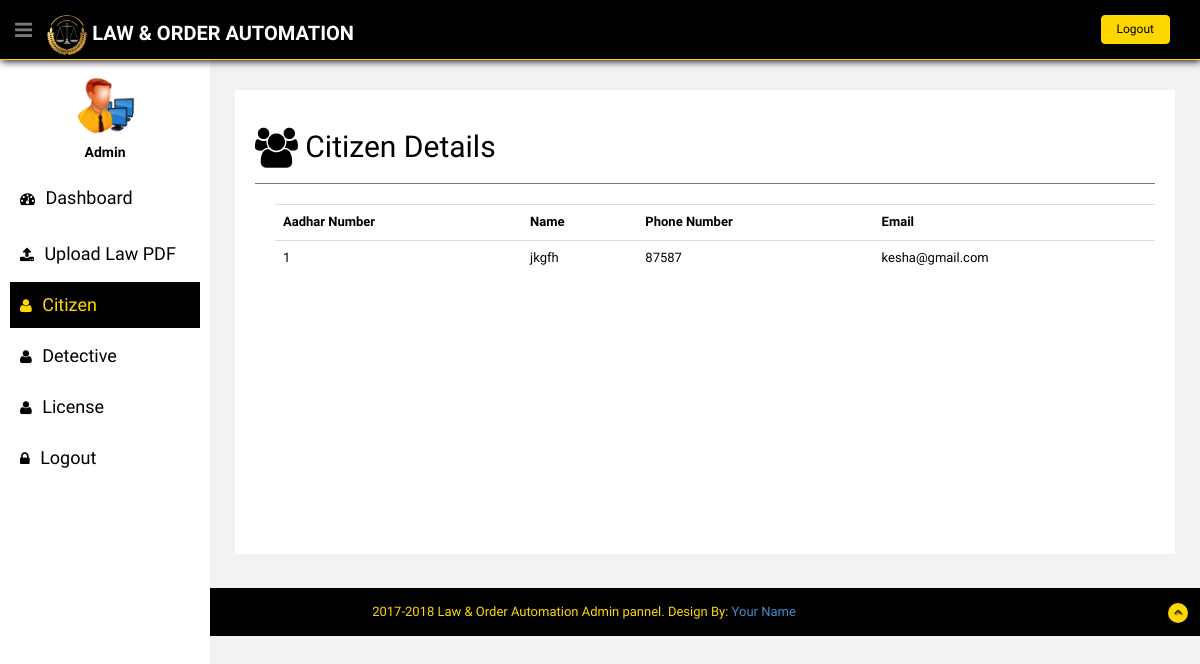
Screenshot of /Admin/managecitizen.php with the database file from the repository.
### tables this page shows
CREATE TABLE IF NOT EXISTS `aadhar_details` (
  `AadharNumber` int(15) NOT NULL,
  `FirstName` varchar(20) NOT NULL,
  `LastName` varchar(20) NOT NULL,
  `Photo` varchar(50) NOT NULL,
  `Emailid` varchar(50) NOT NULL,
  `PhoneNumber` int(10) NOT NULL,
  `Address` varchar(80) NOT NULL,
  `City` varchar(20) NOT NULL,
  PRIMARY KEY (`AadharNumber`)
);

CREATE TABLE IF NOT EXISTS `citizen_login_signup` (
  `PhoneNumber` int(10) NOT NULL,
  `PhoneNumberAlt` int(10) DEFAULT NULL,
  `AadharNumber` int(15) NOT NULL,
  `Emailid` varchar(50) NOT NULL,
  `EmergencyPh1` int(10) NOT NULL,
  `EmergencyPh2` int(10) DEFAULT NULL,
  `EmergenyPh3` int(10) DEFAULT NULL,
  PRIMARY KEY (`AadharNumber`)
);

### Admin/managecitizen.php (the view)
<?php
	require "header.php";
?>
      <aside>
          <div id="sidebar"  class="nav-collapse ">
              <ul class="sidebar-menu" id="nav-accordion">
                  <p class="centered"><a href="profile.html"><img src="assets/img/ui-sam.png" class="img-circle" width="60"></a></p>
                  <h5 class="centered">Admin</h5>
                  <li class="">
                      <a  href="home.php">
                          <i class="fa fa-dashboard"></i>
                          <span>Dashboard</span>
                      </a>
                  </li>
                  <li class="sub-menu">
                      <a  href="uploadlawpdf.php">
                          <i class="fa fa-upload"></i>
                          <span>Upload Law PDF</span>
                      </a>
                  </li>
                  <li class="sub-menu">
                      <a class="active" href="managecitizen.php">
                          <i class="fa fa-user"></i>
                          <span>Citizen</span>
                      </a>
                  </li>
                  <li class="sub-menu">
                      <a href="ManageDetective.php">
                          <i class="fa fa-user"></i>
                          <span>Detective</span>
                      </a>
                  </li>
                  <li class="sub-menu">
                      <a href="managelicense.php">
                          <i class="fa fa-user"></i>
                          <span>License</span>
                      </a>
                  </li>
                  <li class="sub-menu">
                      <a href="../logout.php">
                          <i class="fa fa-lock"></i>
                          <span>Logout</span>
                      </a>
                  </li>
              </ul>
          </div>
      </aside>
      <section id="main-content">
          <section class="wrapper">
            <div class="row mt">
              <div class="border-head">
                <h2><i class="fa fa-users fa-lg"></i> Citizen Details</h2>
              </div><hr>
              <div class="custom-bar-chart">
                <div class="table-responsive">
                  <table class="table table-hover" id="dev-table">
                  	<tr >
						<th>Aadhar Number</th>
						<th>Name</th>
						<th>Phone Number</th>
						<th> Email</th>
					</tr>
	      			<?php
					include "db1.php";
	      			$order = "SELECT * FROM citizen_login_signup";
	      			$result = $conn->query($order);
	      			while ($row= $result->fetch_assoc())
					{
						$order1="SELECT * FROM aadhar_details where AadharNumber=$row[AadharNumber]";
						$result1 = $conn->query($order1);
						while($row1=$result1->fetch_assoc())
						{
				        echo ("<tr><td>$row1[AadharNumber]</td>");
				        echo ("<td>$row1[FirstName]</td>");
				        echo ("<td>$row[PhoneNumber]</td>");
				        echo ("<td>$row1[Emailid]</td></tr>");
				    }
					}
				    ?>
		  		</table>
                </div>
              </div>
  					</div>
					</section>
      </section>
      <br>
     <?php
     	require "footer.php";
     ?>

### Admin/assets/css/style.css (style rules this page uses)
body { color: #797979; background: #f2f2f2; font-family: 'Ruda', sans-serif; padding: 0px !important; margin: 0px !important; font-size:13px; }
ul li { list-style: none; }
a, a:hover, a:focus { text-decoration: none; outline: none; }
hr { margin-top: 20px; margin-bottom: 20px; border: 0; border-top: 1px solid #797979; }
.centered { text-align: center; }
.mt { margin-top: 30px; background-color: white; padding: 20px; margin-left: 10px; margin-right: 10px; color: black; }
#sidebar { width: 210px; height: 100%; position: fixed; background: white; }
#sidebar h5 { color: black; font-weight: 700; }
#sidebar ul li { position: relative; }
ul.sidebar-menu , ul.sidebar-menu li ul.sub { margin: -2px 0 0; padding: 0; }
ul.sidebar-menu { margin-top: 75px; }
ul.sidebar-menu li { margin-bottom: 5px; margin-left:10px; margin-right:10px; }
ul.sidebar-menu li.sub-menu { line-height: 15px; }
ul.sidebar-menu li a span { display: inline-block; }
ul.sidebar-menu li a { color: black; text-decoration: none; display: block; padding: 15px 0 15px 10px; font-size: 18px; outline: none; -webkit-transition: all 0.3s ease; -moz-transition: all 0.3s ease; -o-transition: all 0.3s ease; -ms-transition: all 0.3s ease; transition: all 0.3s ease; }
ul.sidebar-menu li a.active, ul.sidebar-menu li a:hover, ul.sidebar-menu li a:focus { background: black; color: gold; display: block; -webkit-transition: all 0.3s ease; -moz-transition: all 0.3s ease; -o-transition: all 0.3s ease; -ms-transition: all 0.3s ease; transition: all 0.3s ease; }
ul.sidebar-menu li a i { font-size: 15px; padding-right: 6px; }
ul.sidebar-menu li a.active i { color: gold; }
#main-content { margin-left: 210px; }
.wrapper { display: inline-block; margin-top: 60px; padding-left: 15px; padding-right: 15px; padding-bottom: 15px; padding-top: 0px; width: 100%; }
.custom-bar-chart { height: 290px; margin-top: 20px; margin-left: 20px; position: relative; border-bottom: 0px solid #c9cdd7; }

### Admin/assets/css/style-responsive.css (style rules this page uses)
@media (min-width: 980px) { .custom-bar-chart { margin-bottom: 40px; } }

### rows the page displays
citizen_login_signup: PhoneNumber "87587"
aadhar_details: AadharNumber "1", FirstName "jkgfh", Emailid "kesha@gmail.com"
